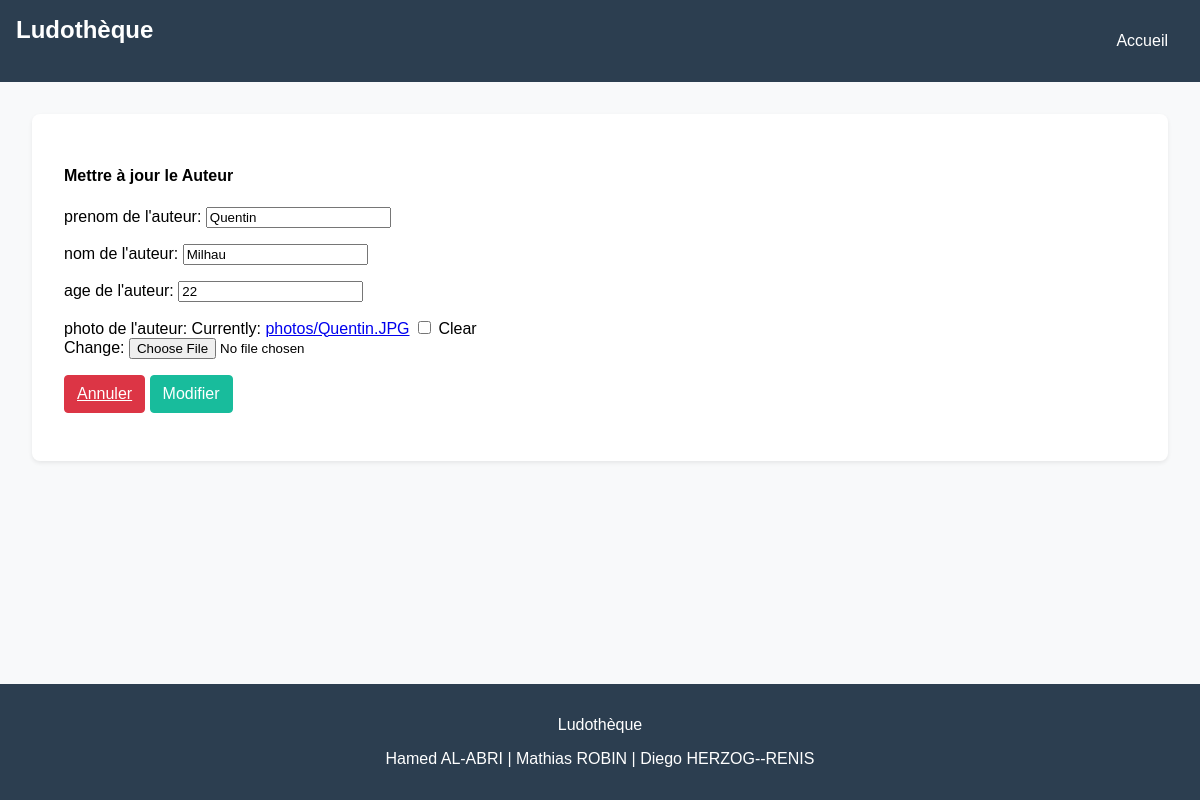
The app's page /auteurs/update/1/ with its own data.
### myapp/models.py (models this page shows, shortened)
class Auteur(models.Model):
    nom = models.CharField(max_length=200)
    prenom = models.CharField(max_length=200)
    age = models.IntegerField(validators=[MinValueValidator(0), MaxValueValidator(100)], default=0)
    photos = models.ImageField(upload_to='photos', blank=True, null=True)

### myapp/views.py (the view)
# urls.py: path('auteurs/update/<int:id>/', views.auteur_update, name='update_auteur'),
def auteur_update(request, id):
    auteur = get_object_or_404(Auteur, pk=id)
    if request.method == 'POST':
        form = AuteurForm(request.POST, request.FILES, instance=auteur)
        if form.is_valid():
            form.save()
            return redirect('auteur-liste')
    else:
        form = AuteurForm(instance=auteur)
    return render(request, 'auteur/auteur_update.html', {'form': form})

### myapp/forms.py
class AuteurForm(forms.ModelForm):
    class Meta:
        model = Auteur
        fields = {'nom','prenom','age','photos'}
        labels = {
            'nom': ("nom de l'auteur"),
            'prenom': ("prenom de l'auteur"),
            'age': ("age de l'auteur"),
            'photos': ("photo de l'auteur")
        }

### myapp/templates/auteur/auteur_update.html (shortened to what this page needs)
{% extends "base.html" %}
{% block content %}
<div class="card-body">
    <h4>Mettre à jour le Auteur</h4>
    <form method="post" enctype="multipart/form-data">
        {{ form.as_p }}
      <section class="table">
            <a type="button" class="btn btn-danger" href="{% url 'auteur-liste' %}">Annuler</a>
            <button type="submit" class="btn btn-success">Modifier</button>
       </section>
    </form>
</div>
{% endblock %}

### myapp/static/design.css (style rules this page uses)
body { font-family: 'Arial', sans-serif; background-color: #f8f9fa; margin: 0; padding: 0; display: flex; flex-direction: column; min-height: 100vh; }
.card-body { padding: 2rem; background-color: white; margin: 2rem; border-radius: 0.5rem; box-shadow: 0 0.125rem 0.25rem rgba(0, 0, 0, 0.075); }
.table { width: 100%; margin-bottom: 1rem; color: #212529; border-collapse: collapse; }
.btn { display: inline-block; font-weight: 400; color: #212529; text-align: center; vertical-align: middle; user-select: none; background-color: transparent; border: 1px solid transparent; padding: 0.375rem 0.75rem; font-size: 1rem; line-height: 1.5; border-radius: 0.25rem; transition: color 0.15s ease-in-out, background-color 0.15s ease-in-out, border-color 0.15s ease-in-out, box-shadow 0.15s ease-in-out; }
.btn-danger { color: #fff; background-color: #dc3545; border-color: #dc3545; }
.btn-success { color: #fff; background-color: #18bc9c; border-color: #18bc9c; }

### records on screen
Auteur: prenom "Quentin", nom "Milhau", age "22"
